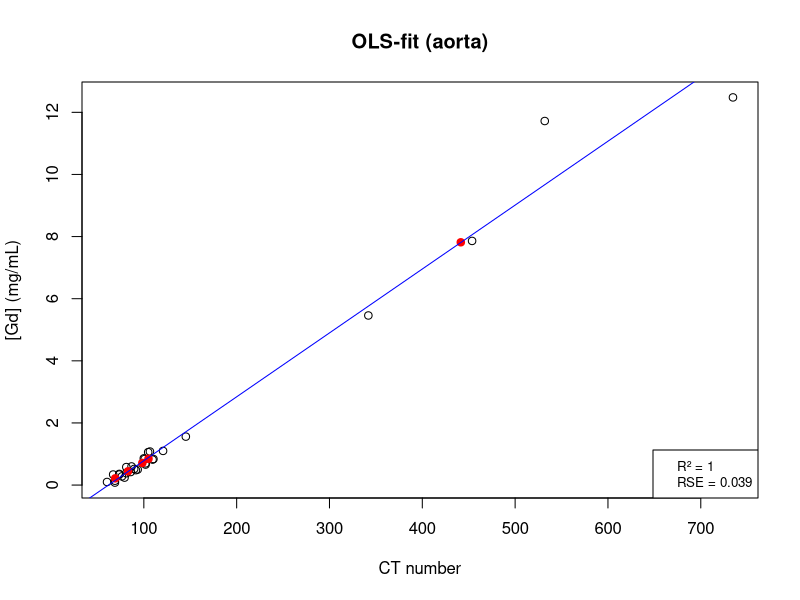

Source code (R):
library(readr)
library(glmnet)
library(dplyr)
library(tidyverse)

#imputated data 2 is only the vessel data with improved feature extraction 
source <- read.csv("raw_data2.csv", fileEncoding = "UTF-8")

#remove NAs present in the CT number data. This data should be discarded for analyses (Data cleaning)
valid_data <- source %>%
  filter(!M1 %in% NA)

valid_data$M1 = as.numeric(valid_data$M1)

comparable_data <- valid_data

#selecting a specific organ for comparisons and performing the Si-component removal (Data preprocessing)
organ <- "aorta"
df <- comparable_data %>% 
  filter(X4 %in% organ) %>%
  filter(X3 %in% "AGUIX") %>%
  filter(!X5 %in% c(10674, 10308, 26328, 26361)) %>% # I need to remove non-paired samples s7-s10 since these may introduce bias
  mutate(M1 = as.numeric(M1)*(1 - 0.0569))

#df <- df %>%
#  filter(!X2 %in% 1)



### Machine learning
# Split the data into training and test sets
set.seed(123)  # For reproducibility

regression <- lm(N1 ~ M1, data = df)
print(summary(regression))

mean_df <- df %>%
  group_by(X2) %>%
  summarize(M1 = mean(M1), N1 = mean(N1))

#means
regression <- lm(N1 ~ M1, data = mean_df)
print(summary(regression))
# Fit the linear model

#####
### Plot df$y versus df$X1 with custom axes and title
plot(df$M1, df$N1, xlab = "CT number", ylab = "[Gd] (mg/mL)", main = paste0("OLS-fit (", organ,")"))
# Add red dots representing the mean
points(mean_df$M1, mean_df$N1, col = "red", pch = 19)
# Add a regression line in blue
abline(regression, col = "blue")
# Get summary of the regression model
summary_regression <- summary(regression)
# Extract R-squared value
rsquared <- summary_regression$r.squared
rse <- sqrt(mean(residuals(regression)^2))

# Format R-squared and RSE for legend
rsq_label <- paste("R² =", round(rsquared, 3))
rse_label <- paste("RSE =", round(rse, 3))

# Add legend with abbreviated labels
legend("bottomright", legend = c(rsq_label, rse_label), 
       bg = "white", cex = 0.8)
#####

coefficients <- coef(regression)  # Extract coefficients
intercept <- coefficients[1]      # Intercept
slopes <- coefficients[-1]  

regression_sd <- lm(y1 ~ X11, data = df)
summary(regression_sd)
coefficients_sd <- coef(regression_sd)  # Extract coefficients
intercept_sd <- coefficients_sd[1]      # Intercept
slopes_sd <- coefficients_sd[-1]  

comparable_data <- comparable_data %>%
  mutate(
    y1 = case_when(
      X3 == "GBCA" & X4 == organ & is.na(y1) ~ intercept_sd + X11 * slopes_sd[1],
      TRUE ~ y1),  # Keep original y1 values unchanged otherwise
    y = case_when(
      X3 == "GBCA" & X4 == organ & is.na(y) ~ intercept + X1 * slopes[1],
      TRUE ~ y  # Keep original N1 values unchanged otherwise
    ),
    N1 = case_when(
      X3 == "GBCA" & X4 == organ & is.na(N1) ~ intercept + M1 * slopes[1],
      TRUE ~ N1  # Keep original N1 values unchanged otherwise
    ),
    N2 = case_when(
      X3 == "GBCA" & X4 == organ & is.na(N2) ~ intercept + M2 * slopes[1],
      TRUE ~ N2  # Keep original N2 values unchanged otherwise
    ),
    N3 = case_when(
      X3 == "GBCA" & X4 == organ & is.na(N3) ~ intercept + M3 * slopes[1],
      TRUE ~ N3  # Keep original N3 values unchanged otherwise
    ),
    N4 = case_when(
      X3 == "GBCA" & X4 == organ & is.na(N4) ~ intercept + M4 * slopes[1],
      TRUE ~ N4  # Keep original N4 values unchanged otherwise
    ),
    N5 = case_when(
      X3 == "GBCA" & X4 == organ & is.na(N5) ~ intercept + M5 * slopes[1],
      TRUE ~ N5  # Keep original N5 values unchanged otherwise
    )
  )

# Calculate mean and standard deviation for M1 and N1, N2, N3, N4, N5
mean_data <- comparable_data %>%
  group_by(X2, X3, X4) %>%
  summarize(
            X1 = mean(X1, na.rm = TRUE),
            X11 = mean(X11, na.rm = TRUE),
            y = mean(y, na.rm = TRUE),
            y1 = mean(y1, na.rm = TRUE),
            M1 = mean(M1, na.rm = TRUE),
            M2 = mean(M2, na.rm = TRUE),
            M3 = mean(M3, na.rm = TRUE),
            M4 = mean(M4, na.rm = TRUE),
            M5 = mean(M5, na.rm = TRUE),
            N1 = mean(N1, na.rm = TRUE),
            N2 = mean(N2, na.rm = TRUE),
            N3 = mean(N3, na.rm = TRUE),
            N4 = mean(N4, na.rm = TRUE),
            N5 = mean(N5, na.rm = TRUE)
)

# Order the data by X4
mean_data <- mean_data[order(mean_data$X4), ]

print(mean_data)
